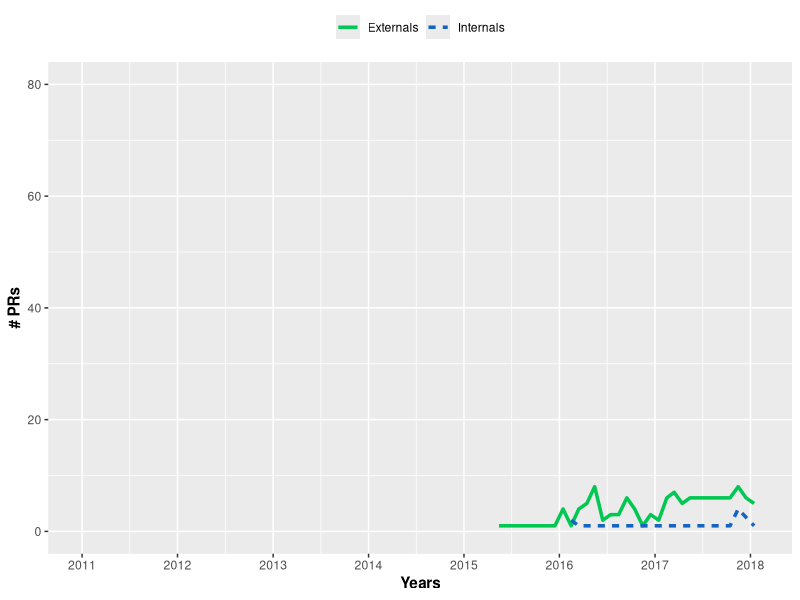
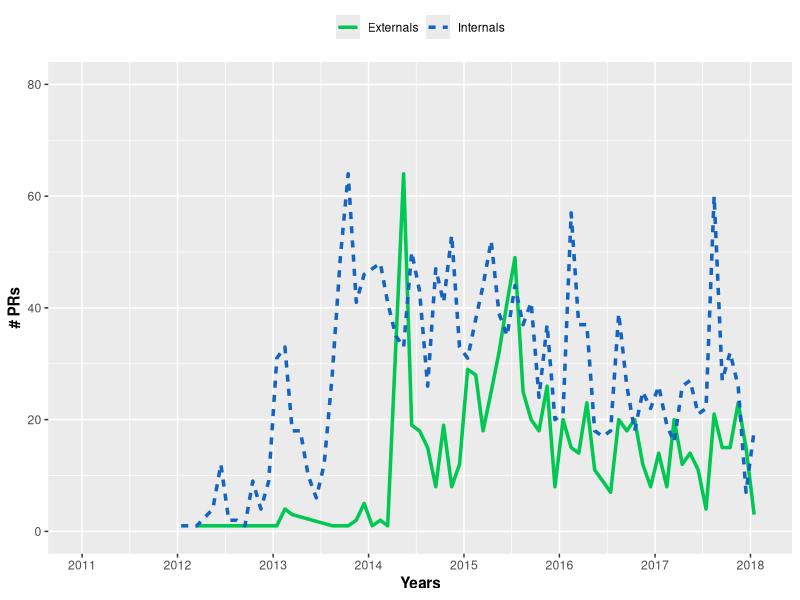
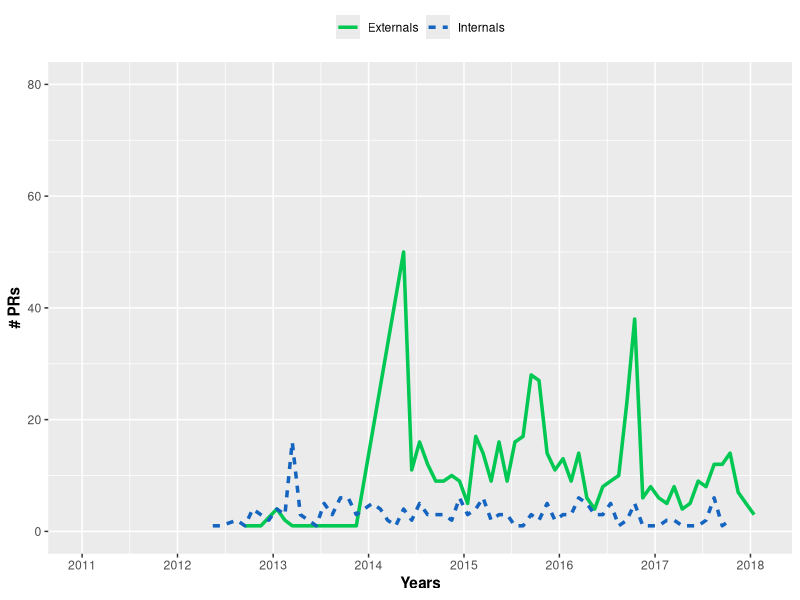

The R source for these figures, in order:
# install.packages("ggplot2")
# install.packages("reshape2")
# install.packages("scales")
library(ggplot2)
library(reshape2)
library(scales)

setwd("/home/fronchetti/Documentos/JBCS-2018") # Working directory

##################
# PULL REQUESTS  #
##################

# File type: EPS
# W: 600 H: 400

pulls <- read.csv("Dataset/atom/pull_requests_per_month.csv", colClasses=c("Date",NA, NA, NA))

data <- subset(pulls, pull_type == "opened")
ggplot(data, aes(x=month, y=pull_amount, colour=user_type, group=user_type)) +
  scale_x_date(breaks = date_breaks("years"), labels = date_format("%Y"), limits = as.Date(c('2011-01-01','2018-02-01'))) + ylim(0, 80) + 
  geom_line(size=1.2, aes(linetype = user_type)) + scale_color_manual(values=c("#00C853", "#1565C0")) + 
  labs(x = "Years", y = "# PRs") + theme(axis.title.x = element_text(face="bold"), axis.title.y = element_text(face="bold"), legend.title=element_blank(), legend.position="top")

data <- subset(pulls, pull_type == "merged")
ggplot(data, aes(x=month, y=pull_amount, colour=user_type, group=user_type)) +
  scale_x_date(breaks = date_breaks("years"), labels = date_format("%Y"), limits = as.Date(c('2011-01-01','2018-02-01'))) + ylim(0, 80) + 
  geom_line(size=1.2, aes(linetype = user_type)) + scale_color_manual(values=c("#00C853", "#1565C0")) + 
  labs(x = "Years", y = "# PRs") + theme(axis.title.x = element_text(face="bold"), axis.title.y = element_text(face="bold"), legend.title=element_blank(), legend.position="top")

data <- subset(pulls, pull_type == "closed")
ggplot(data, aes(x=month, y=pull_amount, colour=user_type, group=user_type)) +
  scale_x_date(breaks = date_breaks("years"), labels = date_format("%Y"), limits = as.Date(c('2011-01-01','2018-02-01'))) + ylim(0, 80) + 
  geom_line(size=1.2, aes(linetype = user_type)) + scale_color_manual(values=c("#00C853", "#1565C0")) + 
  labs(x = "Years", y = "# PRs") + theme(axis.title.x = element_text(face="bold"), axis.title.y = element_text(face="bold"), legend.title=element_blank(), legend.position="top")

